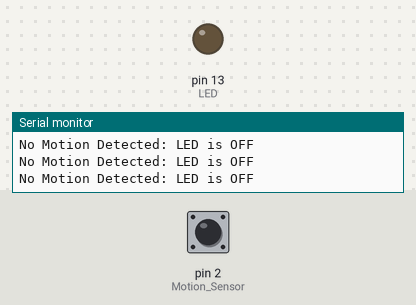
The sketch below on a simulated Arduino Uno, built with avr-gcc and run on an emulated ATmega328P. Shown: output pins drawn as LEDs (lit = HIGH), the last lines printed to the serial monitor. Dashed ring = blinking. Inputs (shaded band) come from the test bench; at power-on: pin 2 (Motion_Sensor) LOW.

Above: at 1.2 s.
1.3 s: pin 2 (Motion_Sensor) driven HIGH
At 1.7 s:
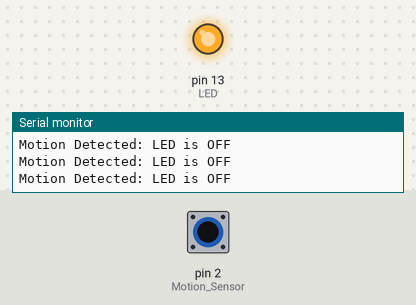
2.8 s: pin 2 (Motion_Sensor) driven LOW
At 3.3 s:
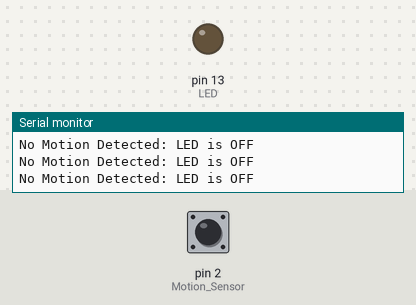
4.3 s: pin 2 (Motion_Sensor) pulsed HIGH 2 times (0.12 s each, 0.3 s apart)
At 4.67 s:
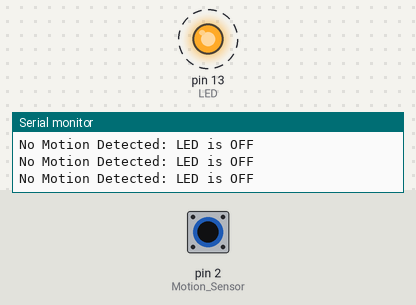
7.9 s: pin 2 (Motion_Sensor) pulsed HIGH 5 times (0.12 s each, 0.3 s apart)
At 10.0 s:
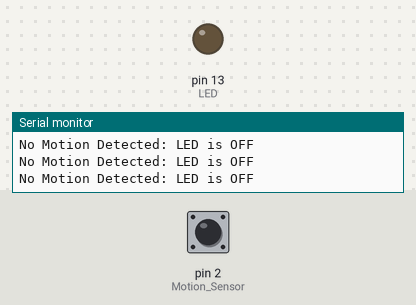
Timing chart, 0 to 11.5 s (numbered marks = the images above; inputs shaded):
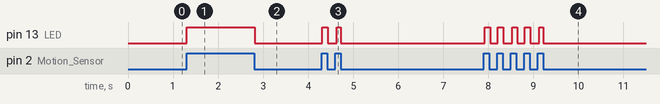

The sketch:

code.ino
```cpp
void setup()
{
  pinMode(13, OUTPUT); // LED
  pinMode(2, INPUT); // Motion Sensor
  Serial.begin(9600); // Initialize Serial communication
}

void loop()
{
  int val = digitalRead(2); // Read motion sensor

  if (val == HIGH) // Turn LED on
  {
    digitalWrite(13, HIGH);
    Serial.println("Motion Detected: LED is OFF");
  }

  else // LED off
  {
    digitalWrite(13, LOW);
    Serial.println("No Motion Detected: LED is OFF");
  }

  delay(10);
}
```

Measured:
- after the input at 1.3 s, pin 13 (LED): LOW → HIGH at once
- after the input at 2.8 s, pin 13 (LED): HIGH → LOW at once
- after the input at 4.3 s, pin 13 (LED): alternates HIGH for 0.11 s and LOW for 0.20 s, 4 changes in all, then stays LOW, starting at once
- after the input at 7.9 s, pin 13 (LED): alternates HIGH for 0.12 s and LOW for 0.18 s, 10 changes in all, then stays LOW, starting at once
